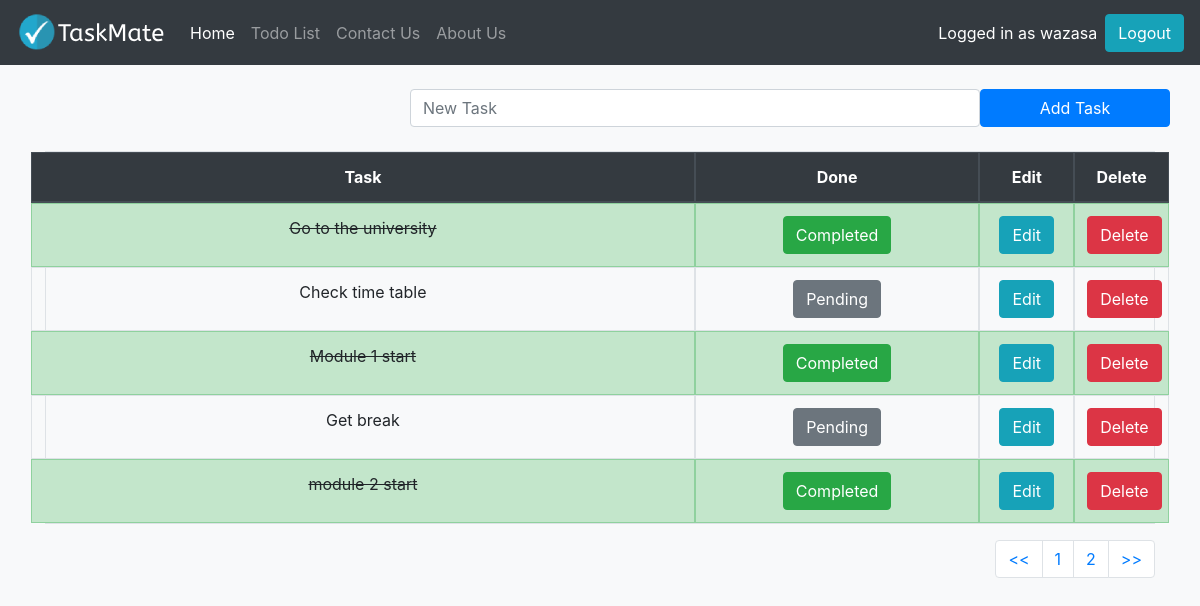
The app's page /todolist/ (signed in), older data.
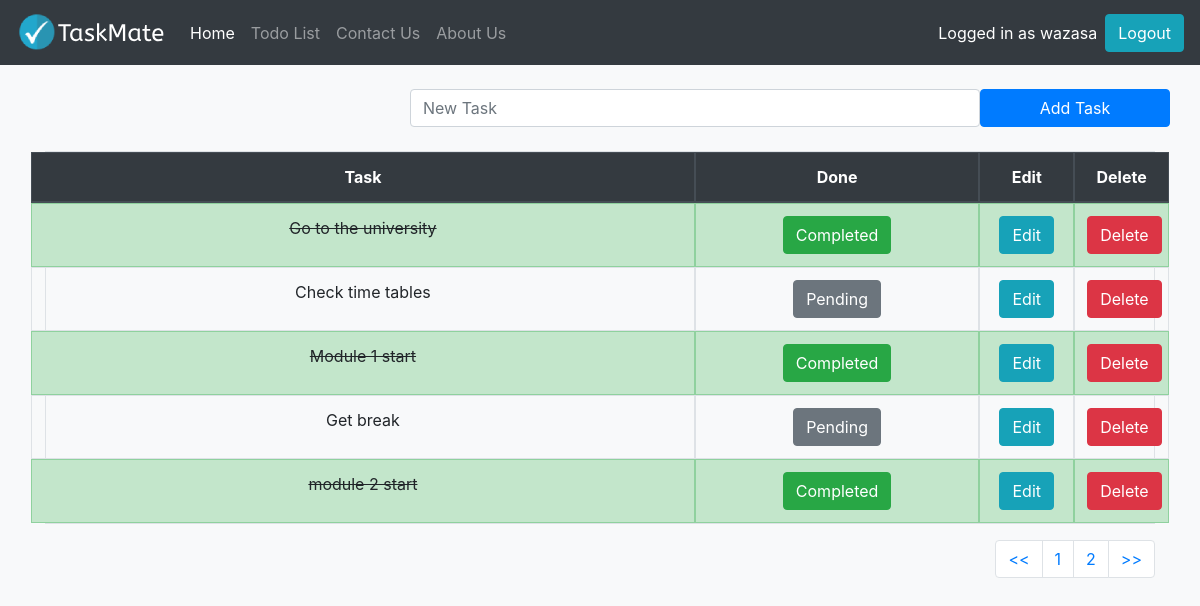
The same page, newer data.
### todolist_app/models.py (models this page shows, shortened)
class TaskList (models.Model):
    manager = models.ForeignKey(User, on_delete=models.CASCADE, default=None)
    task = models.CharField(max_length=300)
    done = models.BooleanField(default=False)

### todolist_app/views.py (the view)
# urls.py: path('todolist/',include('todolist_app.urls')),
@login_required
def todolist(request):
    if request.method == "POST":
        form = TaskForm(request.POST or None)
        if form.is_valid():
            instance = form.save(commit=False)
            instance.manager = request.user
            instance.save()
        messages.success(request, "New Task Added!")
        return redirect('todolist')
    else:
        all_tasks = TaskList.objects.filter(manager=request.user)
        paginator = Paginator(all_tasks, 5)
        page = request.GET.get('pg')
        all_tasks = paginator.get_page(page)
        return render(request, 'todolist.html', {'all_tasks': all_tasks})

### todolist_app/templates/todolist.html (shortened to what this page needs)
 {% extends 'base.html' %}
{%block content%}
  <div class="container">
  <form method ="POST" class="row">
    <label class="col-lg-4"></label>
     <input type="text" class="form-control col-lg-6" name = "task" placeholder="New Task">
    <button type="submit" class="btn btn-primary col-lg-2">Add Task</button>
  </form>
    <table class="table  table-bordered text-center">
      <thead class="thead-dark">
        <tr class = "row">
          <th class="col-7">Task</th>
          <th class="col-3">Done</th>
          <th class="col-1">Edit</th>
          <th class="col-1">Delete</th>
        </tr>
      </thead>
      <tbody>
      {% if all_tasks %}
        {% if all_tasks %}
          {% for obj in all_tasks %}
            {% if obj.done %}
            <tr class="table-success row">
              <td class="col-7"> <del> {{ obj.task}}</del></td>
              <td class="col-3"><a href="{% url 'pending_task' obj.id %}"><button type="button" class="btn btn-success"> Completed</button> </a></td>
              <td class="col-1"><a href="{% url 'edit_task' obj.id %}"><button type="button" class="btn btn-info">Edit</button></a></td>
              <td class="col-1"><a href="{% url 'delete_task' obj.id %}"><button type="button" class="btn btn-danger">Delete</button></a></td>
            </tr>
          {% else %}
          <tr class = "row">
                 <td class="col-7"> {{ obj.task}}</td>
             <td class="col-3"><a href="{% url 'complete_task' obj.id %}"><button type="button" class="btn btn-secondary"> Pending</button></a></td>
             <td class="col-1"><a href="{% url 'edit_task' obj.id %}"><button type="button" class="btn btn-info">Edit</button></a></td>
             <td class="col-1"><a href="{% url 'delete_task' obj.id %}"><button type="button" class="btn btn-danger">Delete</button></a></td>
          </tr>
            {% endif %}
          {% endfor %}
        {% endif %}
      {% endif %}
      </tbody>
    </table>
    <nav aria-label="Page navigation example">
      <ul class="pagination justify-content-end">
        <li class="page-item "><a class="page-link" href="?pg=1"><<</a></li>
        <li class="page-item"><a class="page-link" href="?pg={{ all_tasks.number }}">{{ all_tasks.number }}</a></li>
        {%  if all_tasks.has_next %}
          <li class="page-item"><a class="page-link" href="?pg={{ all_tasks.next_page_number }}">{{ all_tasks.next_page_number }}</a></li>
        {% endif %}
        <li class="page-item"><a class="page-link" href="?pg={{ all_tasks.paginator.num_pages }}">>></a></li>
      </ul>
    </nav>
  </div>
{% endblock content %}

### templates/base.html (shortened to what this page needs)
{% load static %}
<!doctype html>
<html lang="en">
  <head>
    <link rel="stylesheet" href="https://cdn.jsdelivr.net/npm/bootstrap@4.3.1/dist/css/bootstrap.min.css">
    <nav class="navbar navbar-expand-lg navbar-dark bg-dark">
        <a class="navbar-brand" href="{% url 'index'%}"><img src ="{% static 'images/picture.png' %}" alt="Taskmate"></a>
        <div class="collapse navbar-collapse" id="navbarNav">
          <ul class="navbar-nav">
            <li class="nav-item active">
              <a class="nav-link" href="{% url 'index'%}">Home </a>
            </li>
            <li class="nav-item">
              <a class="nav-link" href="{% url 'todolist'%}">Todo List</a>
            </li>
            <li class="nav-item">
              <a class="nav-link" href="{% url 'contact' %}">Contact Us</a>
            </li>
            <li class="nav-item">
                <a class="nav-link" href="{% url 'about' %}">About Us</a>
              </li>
          </ul>
        </div>
        {% if user.is_authenticated %}
        <div class="form-inline my-2 my-lg-0">
          <div class="p-2 bg-dark text-white">Logged in as {{ user.username }}</div>
          <a href="{% url 'logout' %}">
            <button class="btn btn-info my-2 my-sm-0" type="submit">Logout</button>
          </a>
        </div>
        {% endif %}
    </nav>
  </head>
  <body class ="bg-light">
   {% block content %}
   {% endblock content %}
  </body>
</html>

Row changes from the older to the newer data that the page shows:
changed TaskList: task "Check time table" → "Check time tables"
